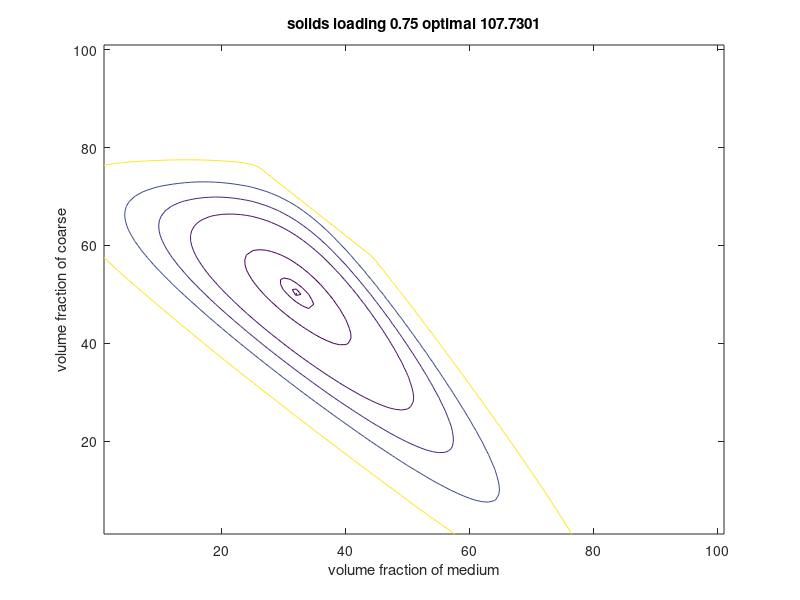

This figure's MATLAB source:
sl = .75
H = @(vfrac) (2*(0.605-vfrac)./(abs(0.605-vfrac)+(0.605-vfrac))).*(1+0.75.*((vfrac./0.605)./(1-(vfrac./0.605)))).^2;
C = [0:0.01:1];
M = [0:0.01:1];
Output = 1./zeros(length(C), length(M));
for ci=1:length(C)
    c = C(ci);
    for mi=1:(length(M)-ci+1)
        m = M(mi);
        vc = sl*c;
        vm = sl*m;
        vf = sl-vm-vc;
        liq=1-sl;
        fracf = vf/(liq+vf);
        fracm = vm/(liq+vf+vm);
        fracc = vc/(liq+vf+vm+vc);
        Output(ci, mi) = H(fracf)*H(fracm)*H(fracc);            
    end
end
Output(isinf(Output)) = Inf;

opt = min(min(Output));
levels = [opt*1.0001, opt*1.001, opt*1.01, opt*1.1, opt*1.5, opt*2, opt*3, opt*10];

figure();
contour (Output, levels);
title(['solids loading ' ,num2str(sl), ' optimal ', num2str(opt)]);
xlabel('volume fraction of medium');
ylabel('volume fraction of coarse');
